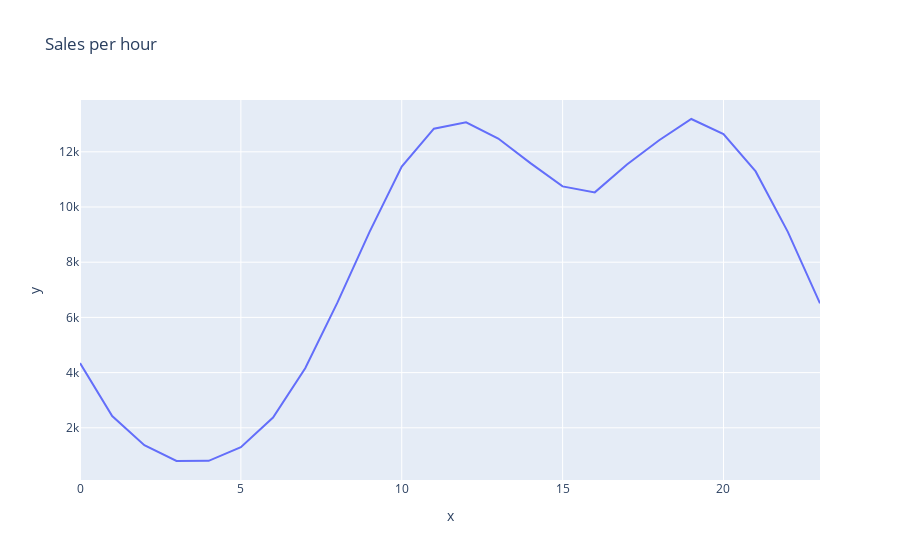

Notebook cell for this chart:
### Code cell
hours = [hour for hour, df in df.groupby('Hour')]

px.line(df, x = hours, y = df.groupby(['Hour']).count().reset_index()['Quantity Ordered'],
       title = 'Sales per hour')

### Figure 1 — Plotly figure (JSON) as saved in the notebook; plotly's stock layout.template omitted (floating-point values rounded to 4 significant figures)
{"data": [{"hovertemplate": "x=%{x}<br>y=%{y}<extra></extra>", "legendgroup": "", "line": {"color": "#636efa", "dash": "solid"}, "mode": "lines", "name": "", "orientation": "v", "showlegend": false, "type": "scatter", "x": [0, 1, 2, 3, 4, 5, 6, 7, 8, 9, 10, 11, 12, 13, 14, 15, 16, 17, 18, 19, 20, 21, 22, 23], "xaxis": "x", "y": [4343, 2426, 1371, 797, 803, 1299, 2371, 4160, 6533, 9099, 11465, 12837, 13070, 12479, 11589, 10747, 10530, 11539, 12417, 13188, 12645, 11289, 9098, 6509], "yaxis": "y"}], "layout": {"legend": {"tracegroupgap": 0}, "title": {"text": "Sales per hour"}, "xaxis": {"anchor": "y", "domain": [0, 1], "title": {"text": "x"}}, "yaxis": {"anchor": "x", "domain": [0, 1], "title": {"text": "y"}}}}
